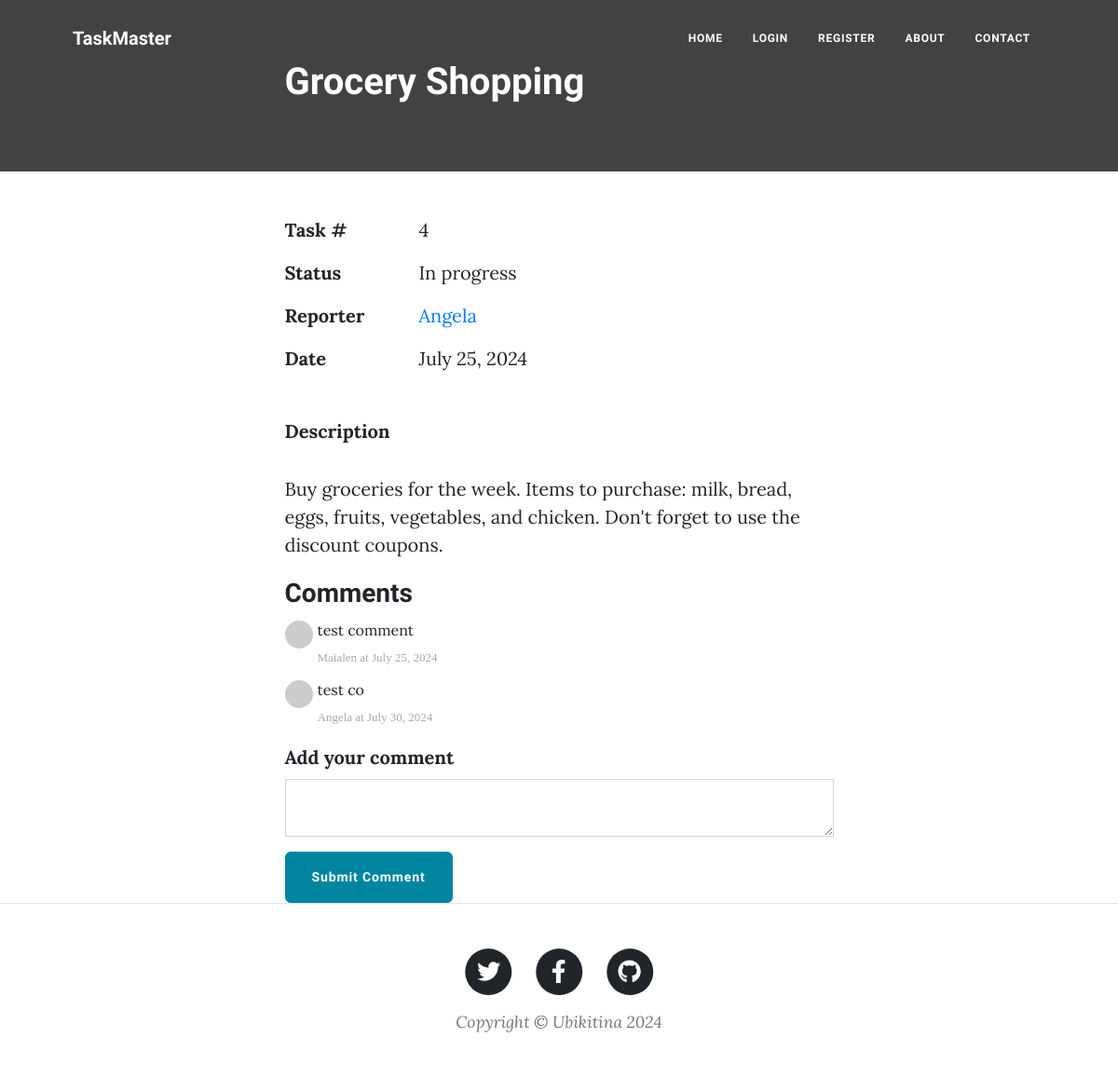
Page /task/4 on the earlier database version.
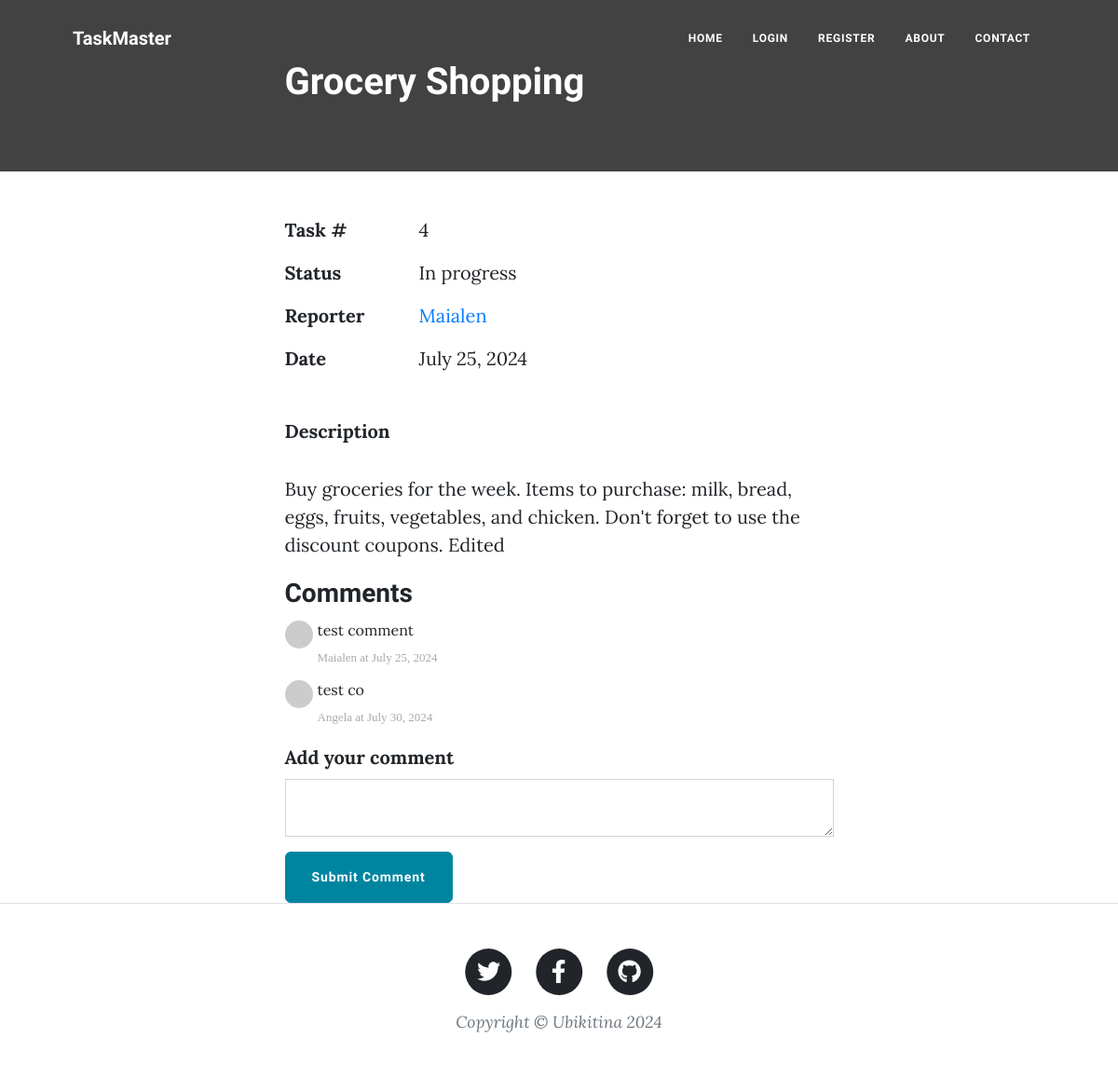
Same page on the later database version.
### main.py (models this page shows)
class User(UserMixin, db.Model):
    __tablename__ = "users"
    id = db.Column(db.Integer, primary_key=True)
    email = db.Column(db.String(100), unique=True)
    password = db.Column(db.String(100))
    name = db.Column(db.String(100))
    posts = relationship("Task", back_populates="author")  # The "author" refers to the author property in the Task class.
    comments = relationship("Comment", back_populates="comment_author")  # "comment_author" refers to the comment_author property in the Comment class.

class Task(db.Model):
    __tablename__ = "tasks"
    id = db.Column(db.Integer, primary_key=True)
    author_id = db.Column(db.Integer, db.ForeignKey("users.id"))
    author = relationship("User", back_populates="posts")
    title = db.Column(db.String(250), unique=True, nullable=False)
    date = db.Column(db.String(250), nullable=False)
    body = db.Column(db.Text, nullable=False)
    status = db.Column(db.String(250), nullable=False)
    comments = relationship("Comment", back_populates="parent_post")

### main.py (the view, shortened to what this page needs)
@app.route("/task/<int:task_id>", methods=["GET", "POST"])
def show_task(task_id):
    requested_task = db.get_or_404(Task, task_id)
    comment_form = CommentForm()  # Add the CommentForm to the route
    return render_template("task.html", task=requested_task, current_user=current_user, form=comment_form)

### forms.py
class CommentForm(FlaskForm):
    comment_text = TextAreaField("Add your comment", validators=[DataRequired()])
    submit = SubmitField("Submit Comment")

### templates/task.html (shortened to what this page needs)
{% from "bootstrap5/form.html" import render_form %}
{% include "header.html" %}
<header class="taskhead" >
  <div class="container position-relative px-4 px-lg-5">
    <div class="row gx-4 gx-lg-5 justify-content-center">
      <div class="col-md-10 col-lg-8 col-xl-7">
        <div class="post-heading">
          <h1>{{ task.title }}</h1>
        </div>
      </div>
    </div>
  </div>
</header>
<article>
  <div class="container px-4 px-lg-5">
    <div class="row gx-4 gx-lg-5 justify-content-center">
      <div class="col-md-10 col-lg-8 col-xl-7">
        <div class="task-info">
          <div class="task-info-row">
            <span class="task-info-label">Task #</span>
            <span class="task-info-value">{{ task.id }}</span>
          </div>
          <div class="task-info-row">
            <span class="task-info-label">Status</span>
            <span class="task-info-value">{{ task.status }}</span>
          </div>
          <div class="task-info-row">
            <span class="task-info-label">Reporter</span>
            <span class="task-info-value"><a href="#">{{ task.author.name }}</a></span>
          </div>
          <div class="task-info-row">
            <span class="task-info-label">Date</span>
            <span class="task-info-value">{{ task.date }}</span>
          </div>
        </div>
        <p style="font-weight: bold;">Description</p>
        {{ task.body|safe }}
        <div class="comment">
          <ul class="commentList">
            <h3>Comments</h3>
             {% for comment in task.comments: %}
            <li>
              <div class="commenterImage">
                <img src="{{ comment.comment_author.email | gravatar }}" />
              </div>
              <div class="commentText">
                <p>{{comment.text|safe}}</p>
                <span class="date sub-text">{{comment.comment_author.name}} at {{comment.date}}</span>
              </div>
            </li>
            {% endfor %}
          </ul>
        </div>
        {{ render_form(form, novalidate=True, button_map={"submit": "primary"}) }}
      </div>
    </div>
  </div>
</article>
{% include "footer.html" %}

Differences in the rows shown:
no longer on this page (row unchanged): User: author.name "Angela"
changed Task "Grocery Shopping": body "Buy groceries for the week. Items to purchase: milk, bread, eggs, fruits, vegetables, and chicken. Don't forget to use the discount coupons." → "Buy groceries for the week. Items to purchase: milk, bread, eggs, fruits, vegetables, and chicken. Don't forget to use the discount coupons. Edited"
now on this page (row unchanged): User: author.name "Maialen"
